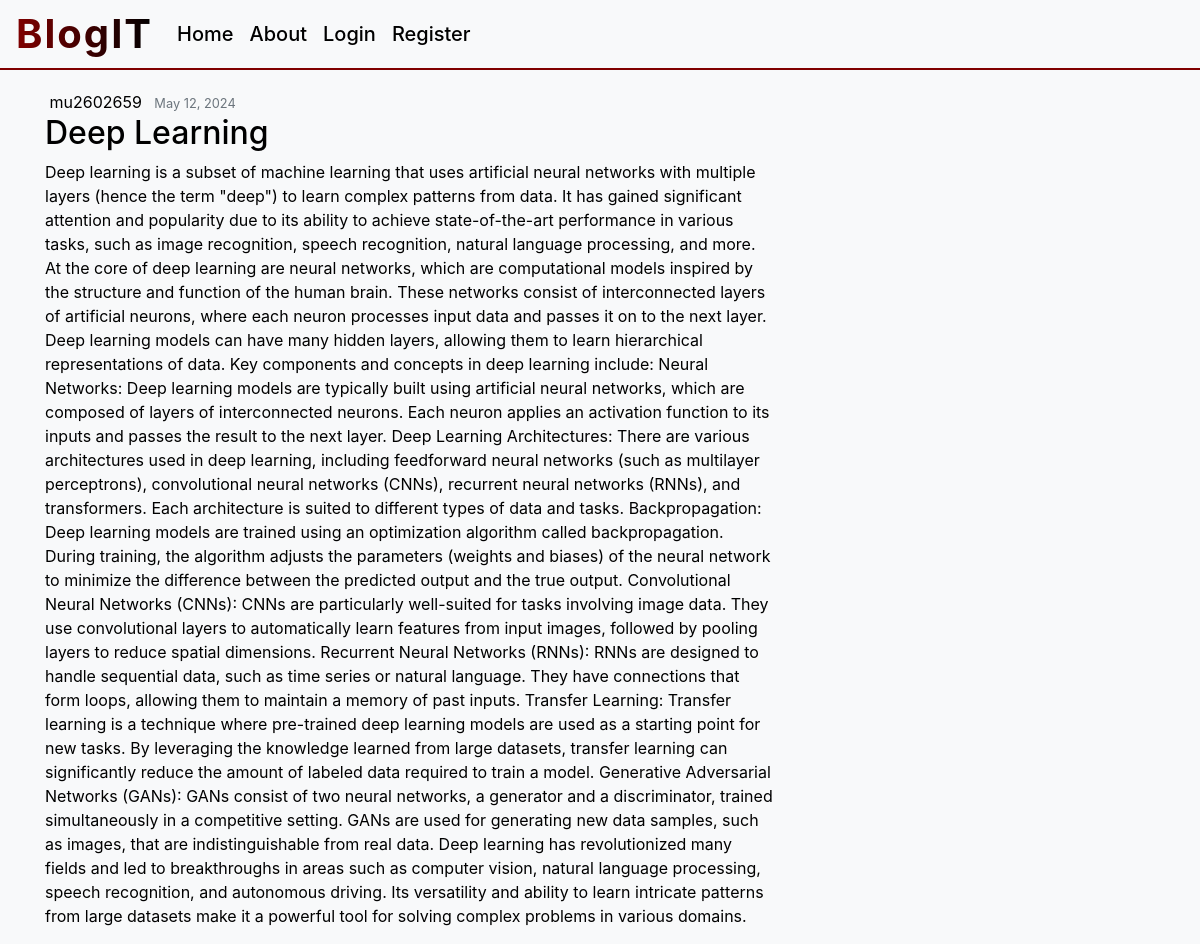
Screenshot of /detail/7/ with the database file from the repository.
### blog/models.py (models this page shows, shortened)
class Post(models.Model):
    title = models.CharField(max_length=100)
    content = models.TextField()
    date_posted = models.DateTimeField(default=timezone.now)
    author = models.ForeignKey(User, on_delete=models.CASCADE)

### blog/views.py (the view)
# urls.py: path("detail/<int:pk>/", views.post_detail, name="detail"),
def post_detail(request, pk):
    post = get_object_or_404(Post, pk=pk)
    context = {"post": post}
    return render(request, "blog/post_detail.html", context)

### blog/templates/blog/post_detail.html (shortened to what this page needs)
{% extends "blog/base.html" %}
{% load static %}
{% block content %}
<article class="media content-section">
    <div class="media-body">
        <div class="article-metadata">
            <a class="mr-2 custom-color" href="#">{{ post.author }}</a>
            <small class="text-muted custom-color">{{ post.date_posted | date:"F d, Y" }}</small>
        </div>
        <h2><a class="article-title custom-color" href="">{{ post.title }}</a></h2>
        <p class="article-content custom-color">{{ post.content }}</p>
    </div>
</article>
{% endblock %}

### blog/templates/blog/base.html (style rules this page uses)
body { background-color: #f8f9fa; }

### blog/templates/blog/post_detail.html (style rules this page uses)
.custom-color { color: black; transition: color 0.3s; }

### rows the page displays
Post: author "mu2602659", date_posted "May 12, 2024", title "Deep Learning", content "Deep learning is a subset of machine learning that uses artificial neural networks with multiple layers (hence the term \"deep\") to learn complex patterns from data. It has gained significant attention and popularity due to its ability to achieve state-of-the-art performance in various tasks, such as image recognition, speech recognition, natural language processing, and more. At the core of deep learning are neural networks, which are computational models inspired by the structure and function of the human brain. These networks consist of interconnected layers of artificial neurons, where each neuron processes input data and passes it on to the next layer. Deep learning models can have many…"
